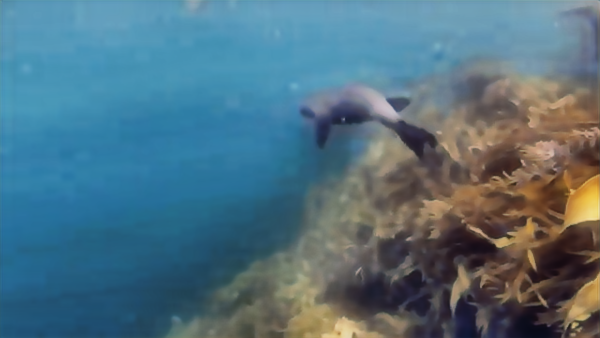
#> input picture UIE-fyp/dataset/enhanced-test/UIEB_11.png, 600 x 338 px; its folder holds only this picture in this run
$ python -i features.py   (imports and definitions only)   (older library calls are emulated)
#> lines starting #> are read from the running program, lines starting #| are printed output that depends on the picture; after the words box and inside, x2 and y2 are one past the last pixel; in counts of white or black regions, pixels touching at a corner belong together
"""Extraction of the 25 handcrafted image descriptors.

IMPORTANT CONTRACTS
-------------------
1. Input must be an RGB uint8 image (H, W, 3). OpenCV reads images as BGR,
   so callers MUST convert with cv2.cvtColor(img, cv2.COLOR_BGR2RGB) first.
   This is enforced (channel-order validation cannot be automated, so the
   requirement is documented and every caller converts explicitly).

2. Features are extracted from the PREPROCESSED image only. Reference images
   are used solely as SSIM/PSNR target sources, never as feature inputs.

3. Two correctness fixes relative to the draft implementation in the project
   notes (both change numeric values, hence features are re-extracted):
   (a) ``colorfulness``: the draft computed ``R - G`` and ``R + G`` on uint8
       arrays, where subtraction underflows (10 - 200 -> 66) and addition
       overflows (200 + 100 -> 44). Channels are now cast to float32 first.
       The *definition* (Hasler & Süsstrunk-style opponent std) is unchanged.
   (b) ``rms_contrast`` is algebraically identical to ``std`` (both are the
       standard deviation of gray values) and ``ASM = energy**2`` is a
       monotone transform of ``energy``. These are KEPT in the 25-feature set
       (to reproduce the documented redundancy analysis) and removed by the
       correlation filter — not silently dropped here.

Feature glossary (for the README):
- Canny edge detector: finds strong intensity discontinuities -> binary map.
- edge_density: fraction of pixels flagged as edges.
- SIFT (Scale-Invariant Feature Transform): local keypoints robust to scale
  and rotation. keypoint_density = #keypoints / image area.
- GLCM (Gray-Level Co-occurrence Matrix): spatial gray-level relationships
  used for texture properties. energy = textural uniformity;
  ASM (Angular Second Moment) = energy^2 under skimage's square-root form.
- entropy: Shannon entropy of gray-level distribution (complexity).
- laplacian_variance: focus/sharpness-related measure (Laplacian responds to
  high-frequency intensity change).
- glcm_variance: project-defined = variance of the normalised GLCM entries
  themselves (NOT the classic Haralick "sum of squares" texture variance).
  Kept under this documented definition for comparability with prior runs.
"""
from __future__ import annotations

import cv2
import numpy as np
from skimage.feature import graycomatrix, graycoprops
from skimage.measure import shannon_entropy

from src.config import FEATURE_NAMES_25

__all__ = ["extract_features", "FEATURE_NAMES_25"]

_sift = None  # created lazily once (creating it per image is wasteful)


def _get_sift():
    """Return a shared SIFT detector, or raise a clear error if unavailable."""
    global _sift
    if _sift is None:
        try:
            _sift = cv2.SIFT_create()
        except AttributeError as e:  # pragma: no cover - build without SIFT
            raise RuntimeError(
                "cv2.SIFT_create() is unavailable in this OpenCV build. "
                "Install opencv-python>=4.5 (which bundles SIFT) to reproduce "
                "the documented keypoint_density definition."
            ) from e
    return _sift


def extract_features(image_rgb: np.ndarray) -> dict:
    """Extract the 25 handcrafted features from one RGB uint8 image."""
    if image_rgb is None or image_rgb.ndim != 3 or image_rgb.shape[2] != 3:
        raise ValueError("extract_features() expects an HxWx3 RGB image.")
    if image_rgb.dtype != np.uint8:
        raise ValueError("extract_features() expects a uint8 image.")

    features: dict[str, float] = {}

    gray = cv2.cvtColor(image_rgb, cv2.COLOR_RGB2GRAY)
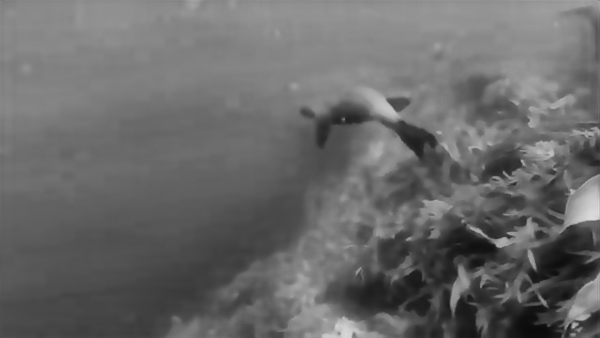
#> gray: shape (338, 600); min 11, max 220, mean 105.2
    hsv = cv2.cvtColor(image_rgb, cv2.COLOR_RGB2HSV)
#> hsv: shape (338, 600, 3); mean H, S, V 81.7, 120.7, 138.9

    # Float copies for any arithmetic that could under/overflow in uint8.
    Rf = image_rgb[:, :, 0].astype(np.float32)
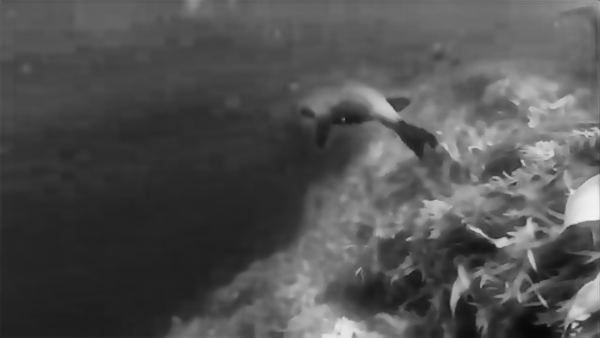
#> Rf: shape (338, 600) float32; min 8, max 241, mean 80.8
    Gf = image_rgb[:, :, 1].astype(np.float32)
    Bf = image_rgb[:, :, 2].astype(np.float32)
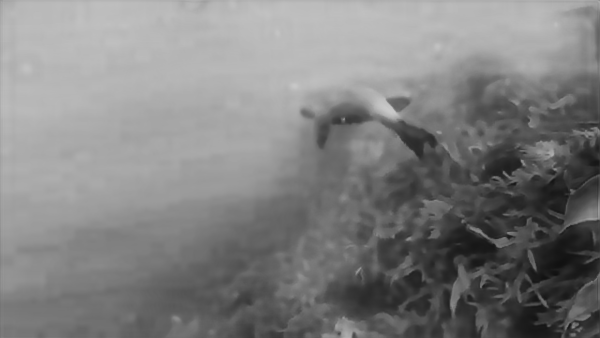
#> Bf: shape (338, 600) float32; min 16, max 202, mean 128.1

    # ================= STATISTICAL =================
    features["mean"] = float(np.mean(gray))
    features["std"] = float(np.std(gray))
    features["variance"] = float(np.var(gray))
    features["entropy"] = float(shannon_entropy(gray))
    features["dynamic_range"] = float(np.max(gray) - np.min(gray))
    features["rms_contrast"] = float(np.sqrt(np.mean((gray - np.mean(gray)) ** 2)))

    # ================= COLOUR =================
    features["mean_red"] = float(np.mean(Rf))
    features["mean_green"] = float(np.mean(Gf))
    features["mean_blue"] = float(np.mean(Bf))

    rg = Rf - Gf
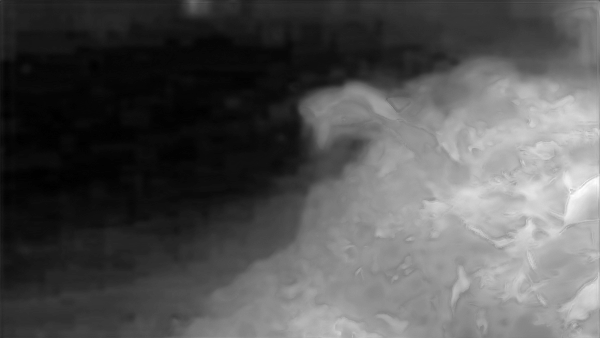
#> rg: shape (338, 600) float32; min -82, max 69, mean -32.4; drawn with min black and max white
    yb = 0.5 * (Rf + Gf) - Bf
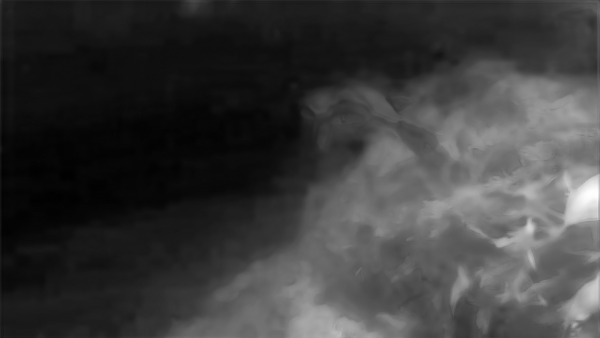
#> yb: shape (338, 600) float32; min -86, max 147, mean -31.1; drawn with min black and max white
    features["colorfulness"] = float(np.sqrt(np.std(rg) ** 2 + np.std(yb) ** 2))
    features["red_ratio"] = float(
        np.mean(Rf) / (np.mean(Gf) + np.mean(Bf) + 1e-10)
    )
    features["mean_saturation"] = float(np.mean(hsv[:, :, 1]))
    features["mean_value"] = float(np.mean(hsv[:, :, 2]))

    # ================= GLCM TEXTURE =================
    glcm = graycomatrix(
        gray, distances=[1], angles=[0], levels=256, symmetric=True, normed=True
    )
    features["contrast"] = float(graycoprops(glcm, "contrast")[0, 0])
    features["correlation"] = float(graycoprops(glcm, "correlation")[0, 0])
    features["energy"] = float(graycoprops(glcm, "energy")[0, 0])
    features["homogeneity"] = float(graycoprops(glcm, "homogeneity")[0, 0])
    features["ASM"] = float(features["energy"] ** 2)
    features["dissimilarity"] = float(graycoprops(glcm, "dissimilarity")[0, 0])
    features["glcm_entropy"] = float(-np.sum(glcm * np.log2(glcm + 1e-10)))
    features["glcm_variance"] = float(np.var(glcm))

    # ================= EDGE / SHARPNESS =================
    edges = cv2.Canny(gray, 100, 200)
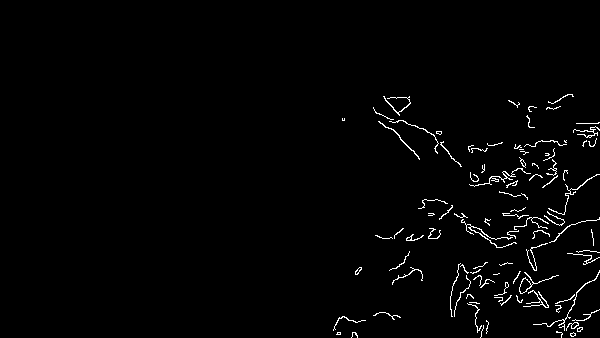
#> edges: shape (338, 600); 1.7% white in thin lines or dots, all inside (x1, y1, x2, y2) = (333, 94, 600, 338)
    features["edge_density"] = float(np.mean(edges > 0))

    gx = cv2.Sobel(gray, cv2.CV_64F, 1, 0)
    gy = cv2.Sobel(gray, cv2.CV_64F, 0, 1)
    features["gradient"] = float(np.mean(np.sqrt(gx**2 + gy**2)))

    laplacian = cv2.Laplacian(gray, cv2.CV_64F)
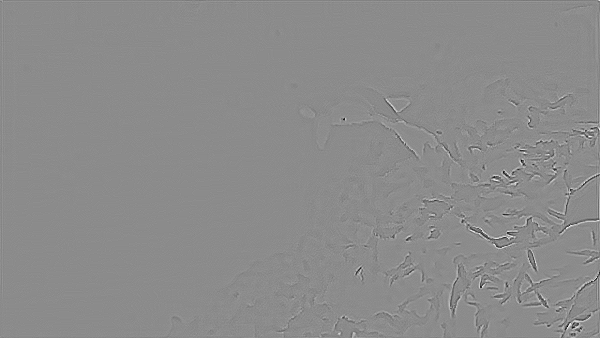
#> laplacian: shape (338, 600) float64; min -120, max 99, mean 0; drawn with min black and max white
    features["laplacian_variance"] = float(np.var(laplacian))

    keypoints, _ = _get_sift().detectAndCompute(gray, None)
#> keypoints = 366 keypoints; strongest (x, y, size): (501, 243, 7.4), (574, 325, 3.2), (478, 231, 4.3), (576, 311, 15.4)
    features["keypoint_density"] = float(
        len(keypoints) / (gray.shape[0] * gray.shape[1])
    )

    # Guard: every feature must be finite; fail loudly, never silently impute.
    for name in FEATURE_NAMES_25:
        v = features[name]
        if not np.isfinite(v):
            raise ValueError(f"Non-finite value for feature '{name}': {v}")
#> this loop made 25 passes
#> v on passes 1 to 12: 105.2, 32.45, 1053, 6.93, 209, 32.45, 80.83, 113.2, 128.1, 59.14, 0.335, 120.7
    return features

>>> import cv2
>>> picture = cv2.cvtColor(cv2.imread('../dataset/enhanced-test/UIEB_11.png'), cv2.COLOR_BGR2RGB)
>>> result = extract_features(picture)
#> result = 25 items

$ run again, on UIE-fyp/dataset/enhanced-test/UIEB_110.png
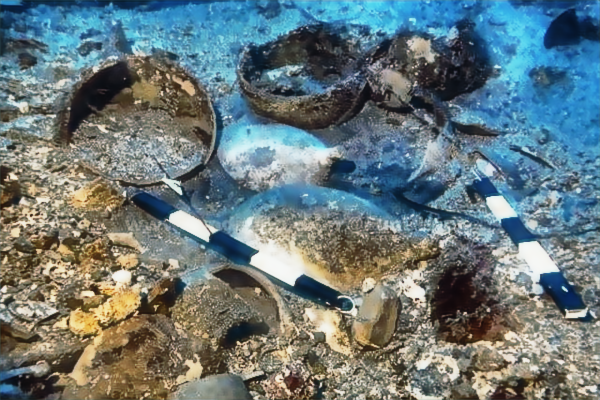
#> input picture UIE-fyp/dataset/enhanced-test/UIEB_110.png, 600 x 400 px
#> hsv: shape (400, 600, 3); mean H, S, V 65, 90, 138.1
#> in extract_features, `edges = cv2.Canny(gray, 100, 200)`:
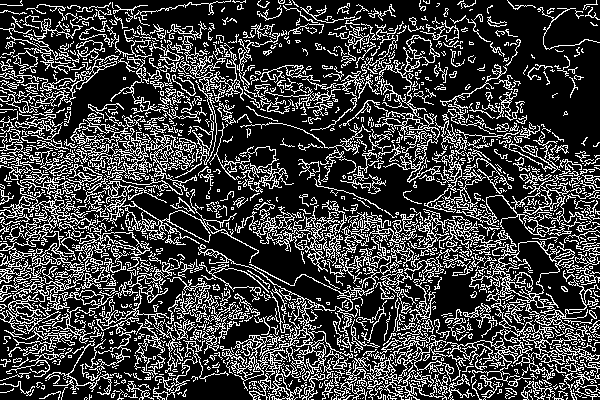
#> edges: shape (400, 600); 24.7% white in thin lines or dots
#> in extract_features, `laplacian = cv2.Laplacian(gray, cv2.CV_64F)`:
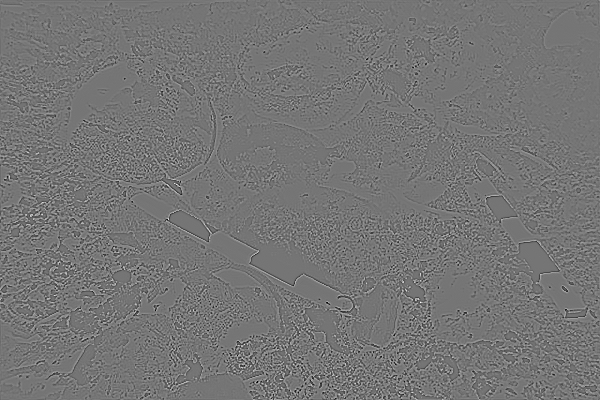
#> laplacian: shape (400, 600) float64; min -319, max 373, mean 0; drawn with min black and max white
#> keypoints = 5015 keypoints; strongest (x, y, size): (31, 215, 1.9), (416, 299, 2.1), (564, 289, 3), (321, 384, 2)
#> the loop in extract_features, `for name in FEATURE_NAMES_25:` made 25 passes
#> v on passes 1 to 8: 115.9, 53.01, 2810.3, 7.69, 238, 53.01, 105, 120.1
#> result = 25 items

$ run again, on UIE-fyp/dataset/enhanced-test/UIEB_116.png
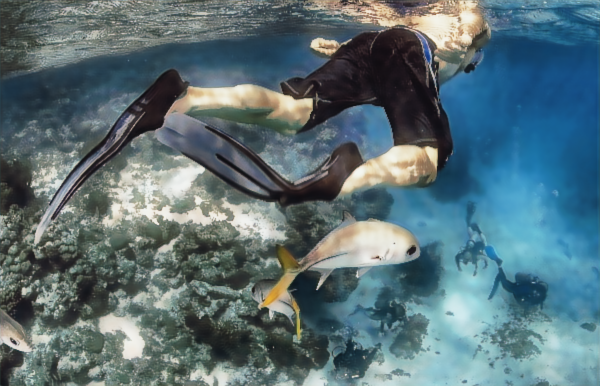
#> input picture UIE-fyp/dataset/enhanced-test/UIEB_116.png, 600 x 386 px
#> hsv: shape (386, 600, 3); mean H, S, V 84.2, 78.6, 124.5
#> in extract_features, `edges = cv2.Canny(gray, 100, 200)`:
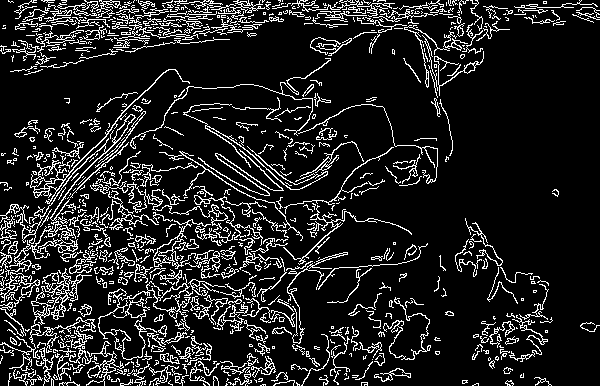
#> edges: shape (386, 600); 13.1% white in thin lines or dots
#> in extract_features, `laplacian = cv2.Laplacian(gray, cv2.CV_64F)`:
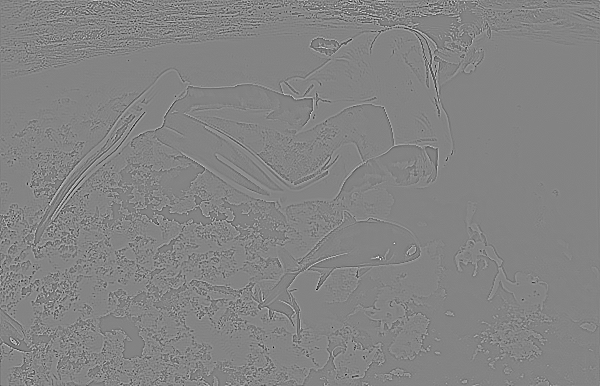
#> laplacian: shape (386, 600) float64; min -302, max 282, mean 0; drawn with min black and max white
#> keypoints = 2266 keypoints; strongest (x, y, size): (432, 153, 8.6), (14, 342, 2.7), (411, 250, 5.2), (25, 291, 5.3)
#> the loop in extract_features, `for name in FEATURE_NAMES_25:` made 25 passes
#> v on passes 1 to 8: 106.1, 51.53, 2655.2, 7.6, 232, 51.53, 89.45, 112.2
#> result = 25 items

$ run again, on UIE-fyp/dataset/enhanced-test/UIEB_127.png
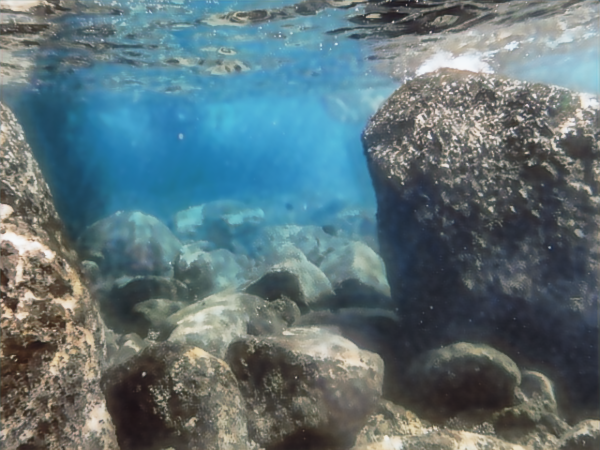
#> input picture UIE-fyp/dataset/enhanced-test/UIEB_127.png, 600 x 450 px
#> hsv: shape (450, 600, 3); mean H, S, V 71.7, 71.3, 126.4
#> edges: shape (450, 600); 10.5% white in thin lines or dots
#> in extract_features, `laplacian = cv2.Laplacian(gray, cv2.CV_64F)`:
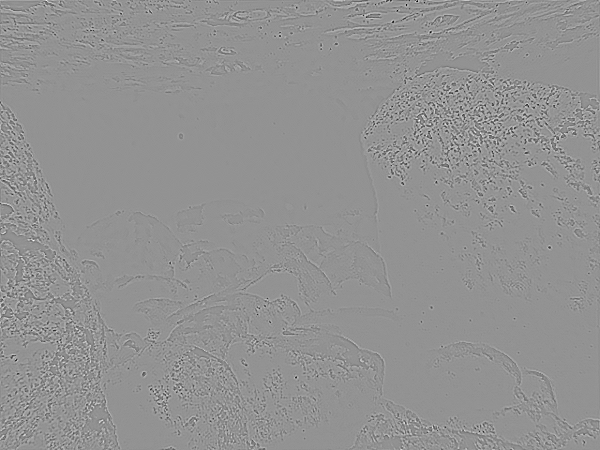
#> laplacian: shape (450, 600) float64; min -269, max 199, mean 0; drawn with min black and max white
#> keypoints = 2643 keypoints; strongest (x, y, size): (144, 374, 2.5), (527, 105, 1.9), (526, 153, 1.9), (493, 104, 1.9)
#> the loop in extract_features, `for name in FEATURE_NAMES_25:` made 25 passes
#> v on passes 1 to 8: 108.5, 44.38, 1969.9, 7.4, 227, 44.38, 93.55, 113.9
#> result = 25 items
